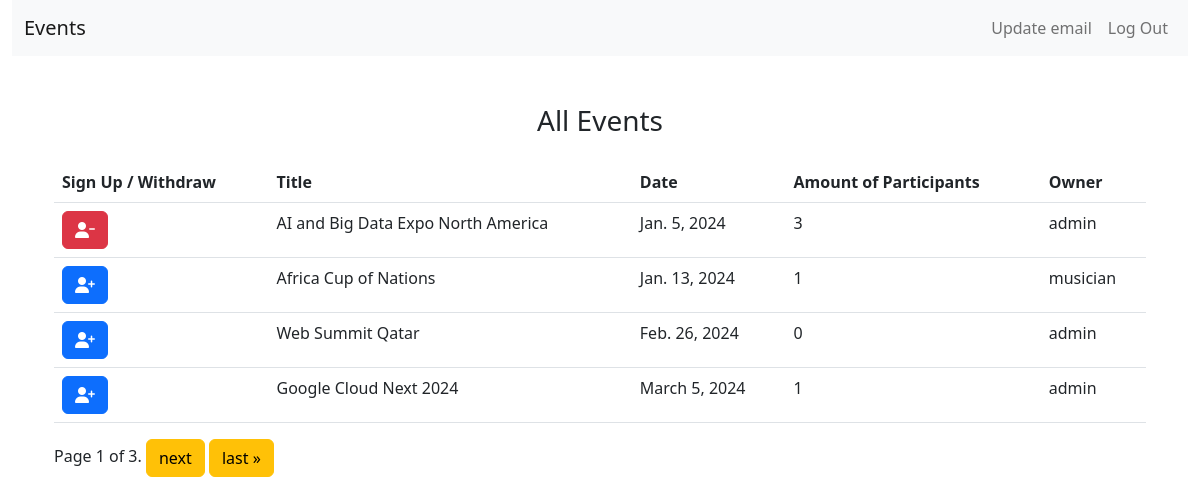
Screenshot of /events/alleventslist/ (signed in) with the database file from the repository.
### events/models.py (models this page shows, shortened)
class Base(models.Model):
    id = models.BigAutoField(primary_key=True)
    created = models.DateField('Created', auto_now_add=True)
    modified = models.DateField('Modified', auto_now=True)
    active = models.BooleanField('Active', default=True)
    class Meta:
        abstract = True

class Event(Base):
    user = models.ForeignKey(CustomUser, related_name='user', on_delete=models.CASCADE, blank=False, null=False)
    title = models.CharField('Title', max_length=250, blank=False, null=False)
    description = models.CharField('Description', max_length=500, blank=False, null=False)
    date = models.DateField('Date', blank=False, null=False)
    class Meta:
        verbose_name = "Event"
        verbose_name_plural = "Events"

### events/views.py (the view)
# urls.py: path('alleventslist/', AllEventsListView.as_view(), name='alleventslist'),
@method_decorator(login_required, name='dispatch')
class AllEventsListView(LoginRequiredMixin, ListView):
    model = Event
    template_name = 'events/alleventslist.html'
    context_object_name = 'all_active_events'
    paginate_by = 4
    def get_queryset(self):
        user = self.request.user
        queryset = (
            Event.objects
            .filter(active=True)
            .annotate(
                participant_count=Count('subscribed_event__subscribed_user', distinct=True),
                user_is_subscribed=Exists(
                    Subscription.objects.filter(
                        subscribed_user=user,
                        subscribed_event=OuterRef('id')
                    )
                )
            )
            .values('id', 'title', 'date', 'user__email', 'participant_count', 'user_is_subscribed')
            .order_by('date')
        )
        return queryset
    def get_context_data(self, **kwargs):
        context = super().get_context_data(**kwargs)
        queryset = self.get_queryset()
        paginator = Paginator(queryset, self.paginate_by)
        page = self.request.GET.get('page')
        try:
            all_active_events = paginator.page(page)
        except PageNotAnInteger:
            all_active_events = paginator.page(1)
        except EmptyPage:
            all_active_events = paginator.page(paginator.num_pages)
        context['all_active_events'] = all_active_events
        return context

### events/templatetags/custom_filters.py (called while the page is built)
@register.filter(name='get_username_before_at')
def get_username_before_at(email):
    return email.split('@')[0] if email else ""

### templates/events/alleventslist.html (shortened to what this page needs)
{% extends 'base.html' %}
{% load custom_filters %}
{% block content %}
<div class="container">
    <div class="row mt-5">
        <div class="col text-center">
            <h3>All Events</h3>
        </div>
    </div>
    <table class="table mt-3">
        <thead>
            <tr>
                <th>Sign Up / Withdraw</th>
                <th>Title</th>
                <th>Date</th>
                <th>Amount of Participants</th>
                <th>Owner</th>
            </tr>
        </thead>
        <tbody>
            {% for event in all_active_events %}
                <tr>
                    <td>
                        {% if event.user_is_subscribed %}
                            <a href="{% url 'eventunsubscription' event.id %}" class="btn btn-danger">
                                <i class="fas fa-user-minus" style="color: white;"></i>
                            </a>
                        {% else %}
                            <a href="{% url 'eventsubscription' event.id %}" class="btn btn-primary">
                                <i class="fas fa-user-plus" style="color: white;"></i>
                            </a>
                        {% endif %}
                    </td>
                    <td>{{ event.title }}</td>
                    <td>{{ event.date }}</td>
                    <td>{{ event.participant_count }}</td>
                    <td>{{ event.user__email|get_username_before_at }}</td>
                </tr>
            {% endfor %}
        </tbody>
    </table>
    <div class="pagination mt-3">
        <span class="step-links">
            <span class="current">
                Page {{ all_active_events.number }} of {{ all_active_events.paginator.num_pages }}.
            </span>
            {% if all_active_events.has_next %}
                <a href="?page={{ all_active_events.next_page_number }}" class="btn btn-warning">next</a>
                <a href="?page={{ all_active_events.paginator.num_pages }}" class="btn btn-warning">last &raquo;</a>
            {% endif %}
        </span>
    </div>
</div>
{% endblock %}

### rows the page displays
Event: title "AI and Big Data Expo North America", date "Jan. 5, 2024", participant_count "3", user__email|get_username_before_at "admin"
Event: title "Africa Cup of Nations", date "Jan. 13, 2024", participant_count "1", user__email|get_username_before_at "musician"
Event: title "Web Summit Qatar", date "Feb. 26, 2024", participant_count "0", user__email|get_username_before_at "admin"
Event: title "Google Cloud Next 2024", date "March 5, 2024", participant_count "1", user__email|get_username_before_at "admin"

### other values shown
{{ all_active_events.number }} "1"
{{ all_active_events.paginator.num_pages }} "3"
